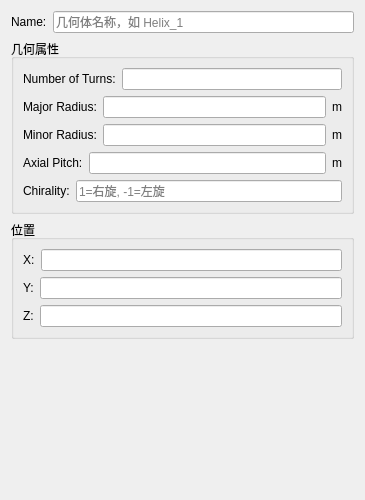
<?xml version="1.0" encoding="UTF-8"?>
<ui version="4.0">
 <class>FCHelixInfoWidget</class>
 <widget class="QWidget" name="FCHelixInfoWidget">
  <property name="geometry">
   <rect>
    <x>0</x>
    <y>0</y>
    <width>365</width>
    <height>500</height>
   </rect>
  </property>
  <layout class="QVBoxLayout" name="verticalLayout_3">
   <item>
    <layout class="QHBoxLayout" name="horizontalLayout_4">
     <item>
      <widget class="QLabel" name="label_name">
       <property name="text">
        <string>Name:</string>
       </property>
      </widget>
     </item>
     <item>
      <widget class="QLineEdit" name="lineEdit_name">
       <property name="placeholderText">
        <string>几何体名称，如 Helix_1</string>
       </property>
      </widget>
     </item>
    </layout>
   </item>
   <item>
    <widget class="QGroupBox" name="groupBox_geom">
     <property name="title">
      <string>几何属性</string>
     </property>
     <layout class="QVBoxLayout" name="verticalLayout_2">
      <item>
       <layout class="QHBoxLayout" name="horizontalLayout_turns">
        <item>
         <widget class="QLabel" name="label_turns">
          <property name="text">
           <string>Number of Turns:</string>
          </property>
         </widget>
        </item>
        <item>
         <widget class="QLineEdit" name="lineEdit_numberOfTurns"/>
        </item>
       </layout>
      </item>
      <item>
       <layout class="QHBoxLayout" name="horizontalLayout_majorRadius">
        <item>
         <widget class="QLabel" name="label_majorRadius">
          <property name="text">
           <string>Major Radius:</string>
          </property>
         </widget>
        </item>
        <item>
         <widget class="QLineEdit" name="lineEdit_majorRadius"/>
        </item>
        <item>
         <widget class="QLabel" name="label_major_unit">
          <property name="text">
           <string>m</string>
          </property>
         </widget>
        </item>
       </layout>
      </item>
      <item>
       <layout class="QHBoxLayout" name="horizontalLayout_minorRadius">
        <item>
         <widget class="QLabel" name="label_minorRadius">
          <property name="text">
           <string>Minor Radius:</string>
          </property>
         </widget>
        </item>
        <item>
         <widget class="QLineEdit" name="lineEdit_minorRadius"/>
        </item>
        <item>
         <widget class="QLabel" name="label_minor_unit">
          <property name="text">
           <string>m</string>
          </property>
         </widget>
        </item>
       </layout>
      </item>
      <item>
       <layout class="QHBoxLayout" name="horizontalLayout_pitch">
        <item>
         <widget class="QLabel" name="label_pitch">
          <property name="text">
           <string>Axial Pitch:</string>
          </property>
         </widget>
        </item>
        <item>
         <widget class="QLineEdit" name="lineEdit_axialPitch"/>
        </item>
        <item>
         <widget class="QLabel" name="label_pitch_unit">
          <property name="text">
           <string>m</string>
          </property>
         </widget>
        </item>
       </layout>
      </item>
      <item>
       <layout class="QHBoxLayout" name="horizontalLayout_chirality">
        <item>
         <widget class="QLabel" name="label_chirality">
          <property name="text">
           <string>Chirality:</string>
          </property>
         </widget>
        </item>
        <item>
         <widget class="QLineEdit" name="lineEdit_chirality">
          <property name="placeholderText">
           <string>1=右旋, -1=左旋</string>
          </property>
         </widget>
        </item>
       </layout>
      </item>
     </layout>
    </widget>
   </item>
   <item>
    <widget class="QGroupBox" name="groupBox_location">
     <property name="title">
      <string>位置</string>
     </property>
     <layout class="QVBoxLayout" name="verticalLayout_loc">
      <item>
       <layout class="QHBoxLayout" name="horizontalLayout_x">
        <item>
         <widget class="QLabel" name="label_x">
          <property name="text">
           <string>X:</string>
          </property>
         </widget>
        </item>
        <item>
         <widget class="QLineEdit" name="lineEdit_locationX"/>
        </item>
       </layout>
      </item>
      <item>
       <layout class="QHBoxLayout" name="horizontalLayout_y">
        <item>
         <widget class="QLabel" name="label_y">
          <property name="text">
           <string>Y:</string>
          </property>
         </widget>
        </item>
        <item>
         <widget class="QLineEdit" name="lineEdit_locationY"/>
        </item>
       </layout>
      </item>
      <item>
       <layout class="QHBoxLayout" name="horizontalLayout_z">
        <item>
         <widget class="QLabel" name="label_z">
          <property name="text">
           <string>Z:</string>
          </property>
         </widget>
        </item>
        <item>
         <widget class="QLineEdit" name="lineEdit_locationZ"/>
        </item>
       </layout>
      </item>
     </layout>
    </widget>
   </item>
   <item>
    <spacer name="verticalSpacer">
     <property name="orientation">
      <enum>Qt::Orientation::Vertical</enum>
     </property>
     <property name="sizeHint" stdset="0">
      <size>
       <width>20</width>
       <height>40</height>
      </size>
     </property>
    </spacer>
   </item>
  </layout>
 </widget>
 <resources/>
 <connections/>
</ui>
